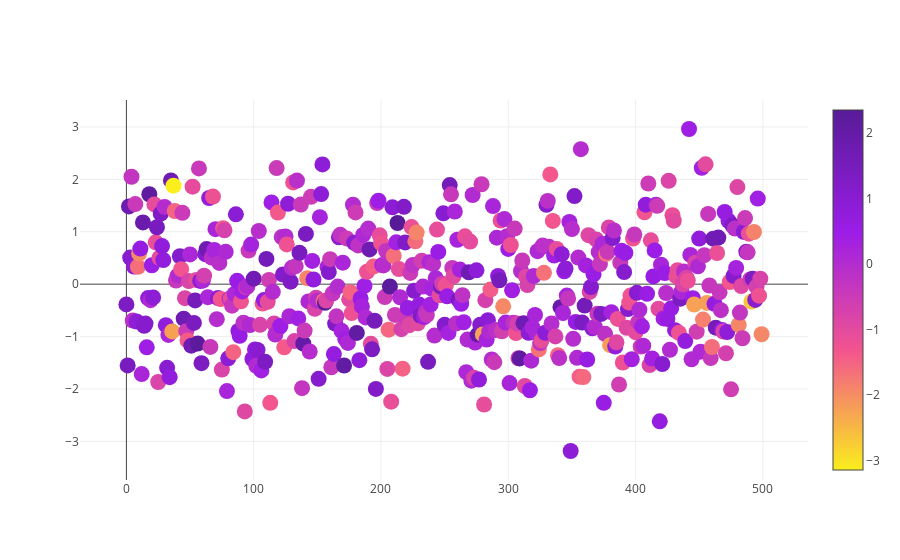

The code cell stored with this chart in its notebook:
### Code cell
#Initialize a Dashboard
import plotly.dashboard_objs as dashboard

import IPython.display
from IPython.display import Image

my_dboard = dashboard.Dashboard()
my_dboard.get_preview()

from plotly import __version__
from plotly.offline import download_plotlyjs, init_notebook_mode, plot, iplot

from plotly.graph_objs import Scatter, Figure, Layout

import numpy as np

colorscale = [[0, '#FAEE1C'], [0.33, '#F3558E'], [0.66, '#9C1DE7'], [1, '#581B98']]
trace1 = go.Scatter(
    y = np.random.randn(500),
    mode='markers',
    marker=dict(
        size='16',
        color = np.random.randn(500),
        colorscale=colorscale,
        showscale=True
    )
)
data = [trace1]
iplot(data, filename='scatter-for-dashboard')

### Figure 1 — Plotly figure (JSON) as saved in the notebook; plotly's stock layout.template omitted (floating-point values rounded to 4 significant figures; data arrays with more than 128 entries replaced by an {"elided": "..."} marker saying what was removed)
{"data": [{"marker": {"color": {"elided": "500 float values"}, "colorscale": [[0, "#FAEE1C"], [0.33, "#F3558E"], [0.66, "#9C1DE7"], [1, "#581B98"]], "showscale": true, "size": "16"}, "mode": "markers", "type": "scatter", "y": {"elided": "500 float values"}}], "layout": {}}
